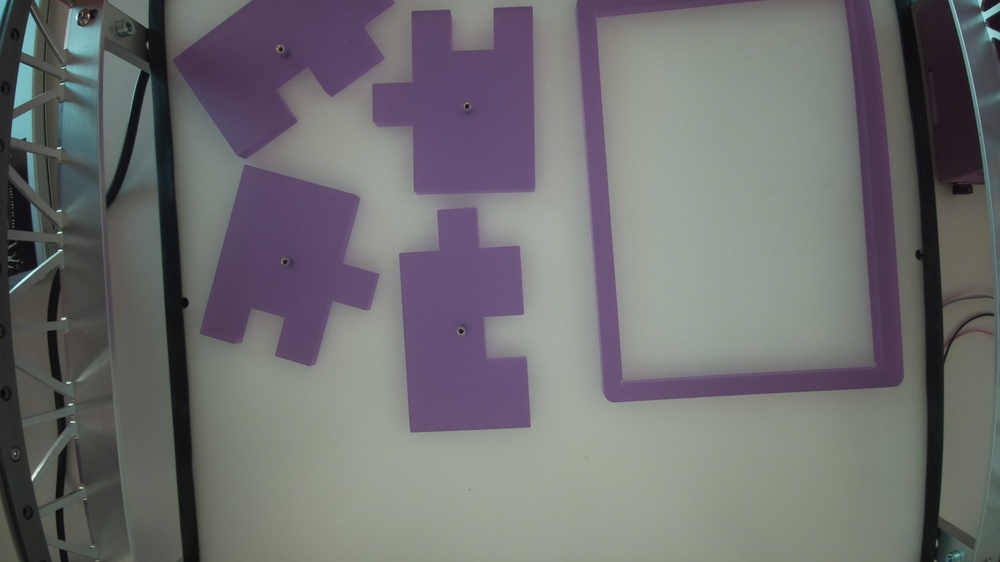
#> input picture data/image-dark1.jpg, 1000 x 562 px, shrunk from 4608 x 2592 before the run
$ python -i image_loader.py   (imports and definitions only)
#> lines starting #> are read from the running program, lines starting #| are printed output that depends on the picture; after the words box and inside, x2 and y2 are one past the last pixel; in counts of white or black regions, pixels touching at a corner belong together
import cv2
import numpy as np

class ImageLoader:
	@staticmethod
	def from_path(path):
#> called with path = '../../data/image-dark1.jpg'
		image = cv2.imread(path)
#> image is the input picture: shape (562, 1000, 3); mean B, G, R 112, 111, 110.7

		if image is None:
			raise FileNotFoundError(f"Image not found: {path}")

		return ImageLoader.__clean(image)

	@staticmethod
	def from_buffer(buffer: bytearray):
		array = np.frombuffer(buffer, np.uint8)
		image = cv2.imdecode(array, cv2.IMREAD_COLOR)

		if image is None:
			raise ValueError("Invalid image bytes")

		return ImageLoader.__clean(image)

	@staticmethod
	def __clean(image):
		grayscale = cv2.cvtColor(image, cv2.COLOR_BGR2GRAY)
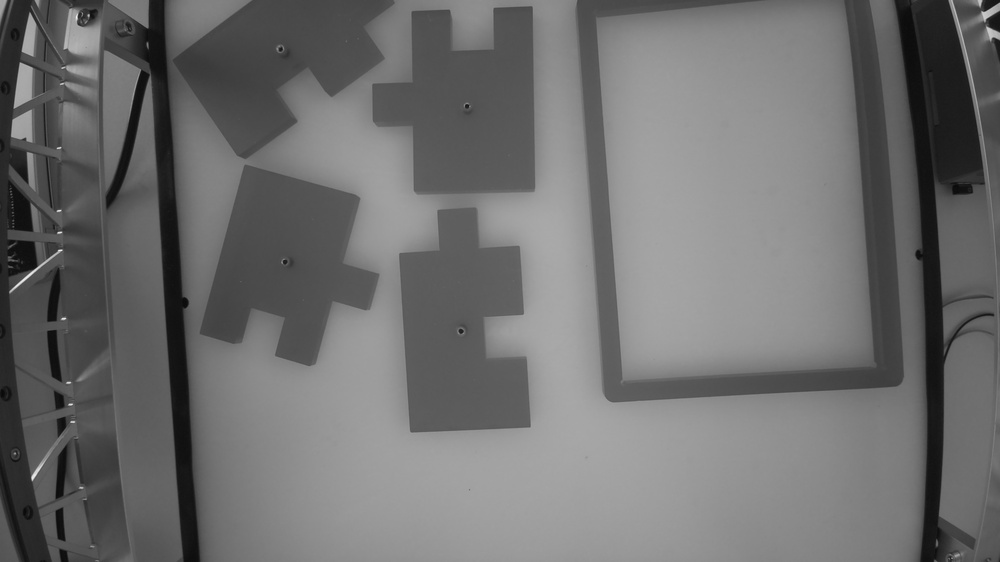
#> grayscale: shape (562, 1000); min 9, max 247, mean 111.1
		blurred = cv2.GaussianBlur(grayscale, (5, 5), 0)

		_, threshold = cv2.threshold(blurred, 0, 255, cv2.THRESH_BINARY + cv2.THRESH_OTSU)
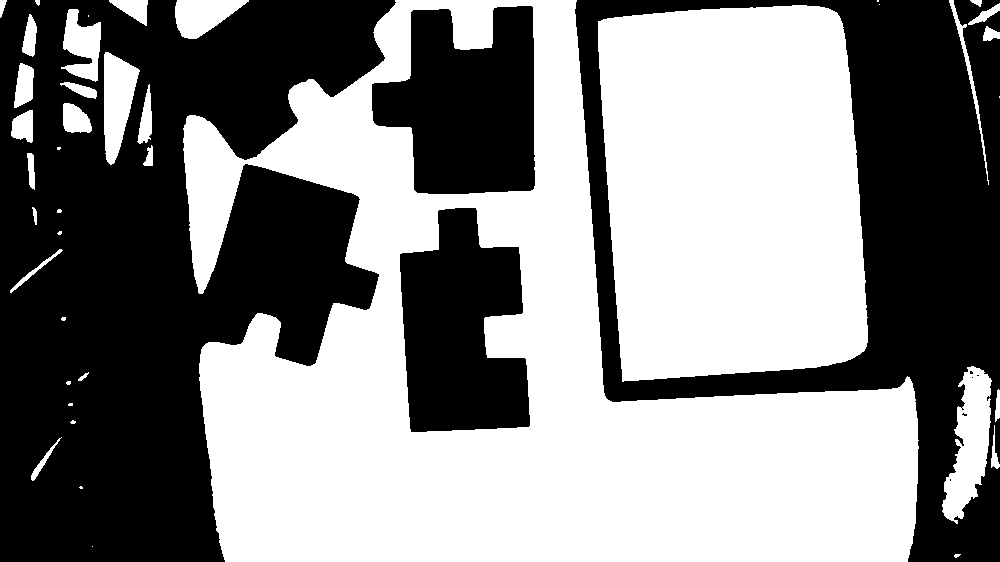
#> threshold: shape (562, 1000); 52.3% white; 9 black regions (5 under 20 px), largest, box (x1, y1, x2, y2) and area: (0, 0, 396, 562) 144071, (575, 0, 1000, 562) 79664, (372, 6, 535, 194) 22583, (400, 208, 530, 432) 21569

		return threshold

>>> result = ImageLoader().from_path('../../data/image-dark1.jpg')

$ run again, on data/image-light2.jpg
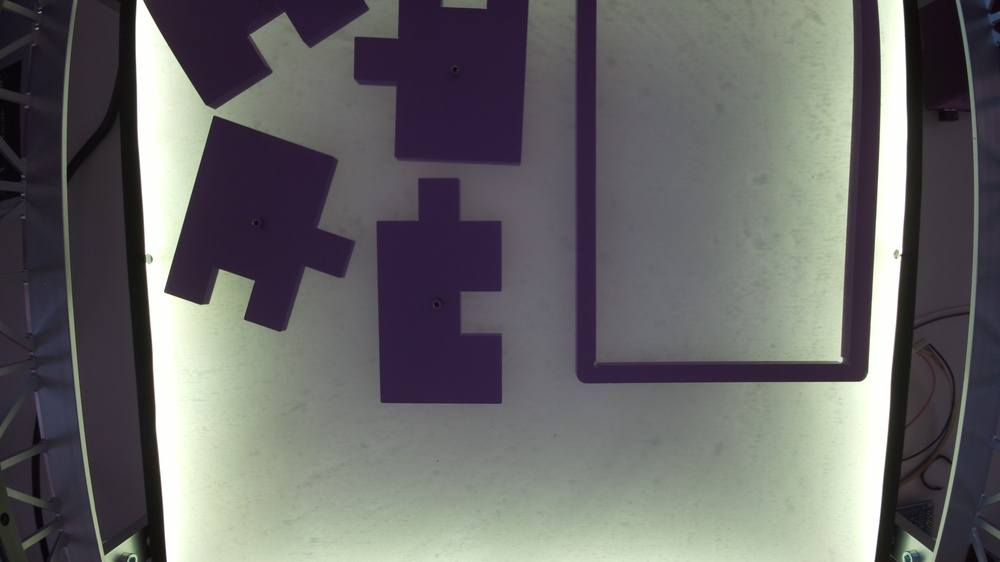
#> input picture data/image-light2.jpg, 1000 x 562 px, shrunk from 4608 x 2592 before the run
#> in from_path, image is the input picture: shape (562, 1000, 3); mean B, G, R 103.5, 103.4, 103.8
#> in __clean, `grayscale = cv2.cvtColor(image, cv2.COLOR_BGR2GRAY)`:
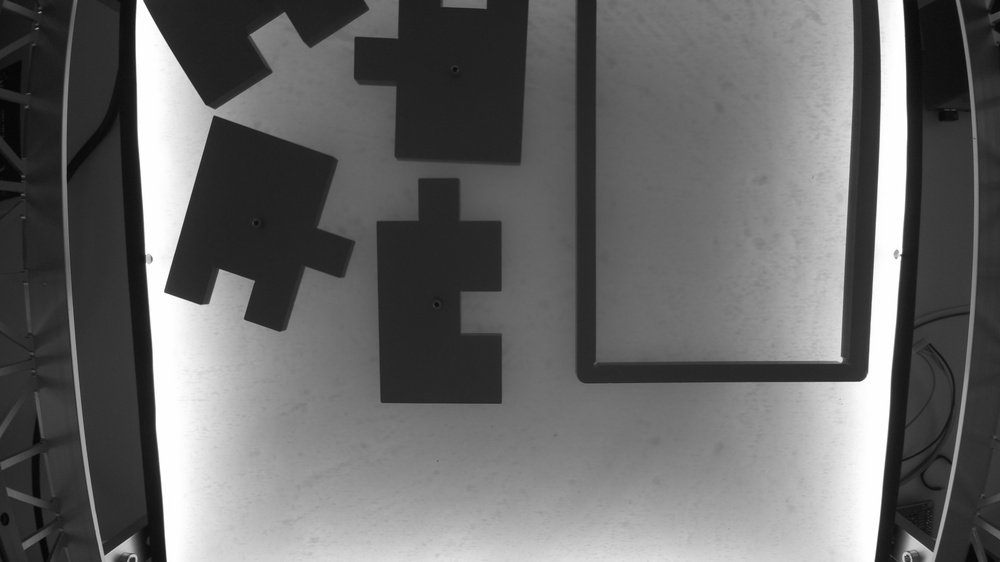
#> grayscale: shape (562, 1000); min 5, max 255, mean 103.5
#> in __clean, `_, threshold = cv2.threshold(blurred, 0, 255, cv2.THRESH_BINARY + cv2...`:
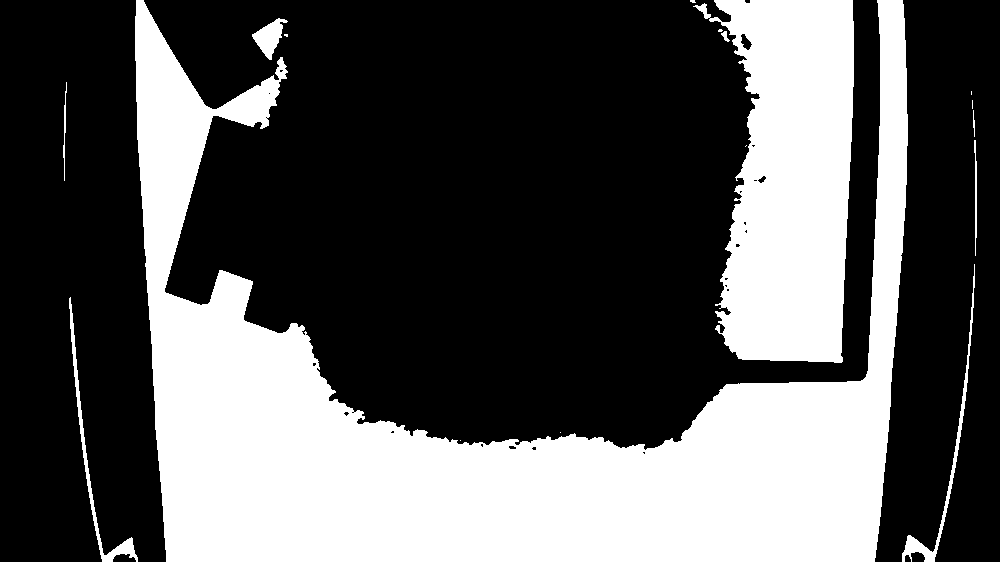
#> threshold: shape (562, 1000); 34.5% white; 17 white regions (8 under 20 px), largest, box (x1, y1, x2, y2) and area: (135, 0, 908, 562) 148664, (693, 0, 854, 363) 41167, (69, 297, 138, 562) 1299
